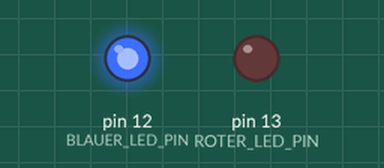
A sketch run on a simulated Arduino Uno, built with avr-gcc and run on an emulated ATmega328P. Shown: output pins drawn as LEDs (lit = HIGH). Random numbers use the default seed unless the sketch sets one.

Above: at 1.07 s.
At 38.1 s:
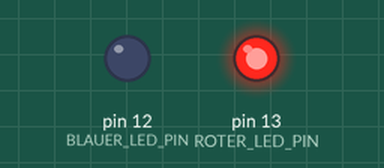
Timing chart, 0 to 39.6 s (numbered marks = the images above):
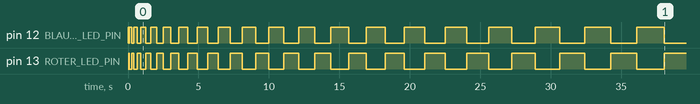

The sketch:

Entscheidungshelfer.ino
```cpp
#define BLAUER_LED_PIN 12
#define ROTER_LED_PIN 13
#define FERTIG 1
#define UNFERTIG 0
#define MAX_BLINKRYTHMUS 2000
#define SCHRITTWEITE 100

int zustand = UNFERTIG;
int blinkRythmus = 50;

void setup() {
  pinMode(BLAUER_LED_PIN, OUTPUT);
  pinMode(ROTER_LED_PIN, OUTPUT);
}

void loop() {
  if(zustand == UNFERTIG){
    while(blinkRythmus < MAX_BLINKRYTHMUS){   // Begrenzung des Blinkens
      digitalWrite(BLAUER_LED_PIN, HIGH);   // Blinken der LEDS
      delay(blinkRythmus);
      digitalWrite(BLAUER_LED_PIN, LOW);
      digitalWrite(ROTER_LED_PIN, HIGH);
      delay(blinkRythmus);
      digitalWrite(ROTER_LED_PIN, LOW);
      blinkRythmus += SCHRITTWEITE;   // Zum Verlangsamen des Blinkens
      }
    int startwert = analogRead(1);    // Bis zu 1024 verschiedene Werte
    randomSeed(startwert);    // Erstelle zufällige Zahl als globale Variable als Startwert für ergebnis
    int ergebnis = random();
    if(ergebnis < 0){
      ergebnis *= -1;
      }
    if(ergebnis % 2 == 0){    // Entscheide, welche LED am Ende an bleibt und die Entscheidung darstellt
      digitalWrite(ROTER_LED_PIN, HIGH);
      }
    else{
      digitalWrite(BLAUER_LED_PIN, HIGH);
      }
    zustand = FERTIG;   // Abbruchbedingung
    }
}
```
